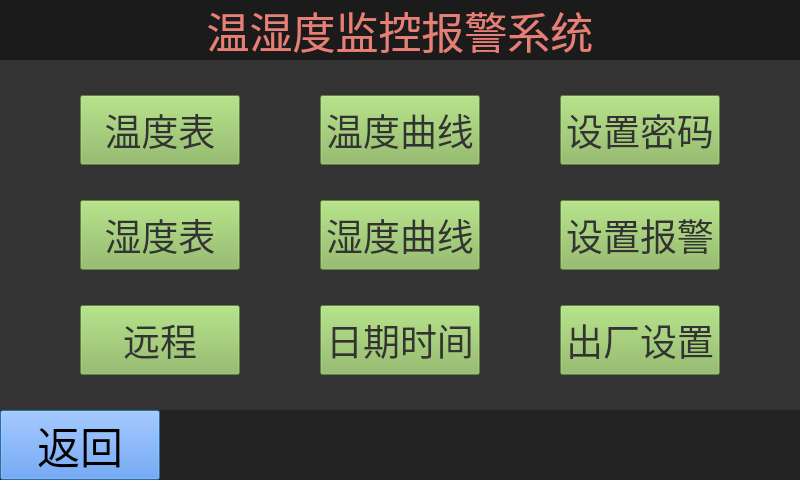
<?xml version="1.0" encoding="UTF-8"?>
<ui version="4.0">
 <class>MenuPage</class>
 <widget class="QDialog" name="MenuPage">
  <property name="geometry">
   <rect>
    <x>0</x>
    <y>0</y>
    <width>800</width>
    <height>480</height>
   </rect>
  </property>
  <property name="windowTitle">
   <string>Dialog</string>
  </property>
  <property name="styleSheet">
   <string notr="true">background-color: rgb(51, 51, 51);</string>
  </property>
  <widget class="QPushButton" name="backPushButton">
   <property name="geometry">
    <rect>
     <x>0</x>
     <y>410</y>
     <width>160</width>
     <height>70</height>
    </rect>
   </property>
   <property name="font">
    <font>
     <family>Ubuntu</family>
     <pointsize>32</pointsize>
     <weight>50</weight>
     <italic>false</italic>
     <bold>false</bold>
    </font>
   </property>
   <property name="styleSheet">
    <string notr="true">background-color: rgb(77, 140, 245);
font: 32pt &quot;Ubuntu&quot;;
color: rgb(0, 0, 0);</string>
   </property>
   <property name="text">
    <string>返回</string>
   </property>
  </widget>
  <widget class="QPushButton" name="homePushButton">
   <property name="geometry">
    <rect>
     <x>320</x>
     <y>410</y>
     <width>160</width>
     <height>70</height>
    </rect>
   </property>
   <property name="font">
    <font>
     <family>Ubuntu</family>
     <pointsize>32</pointsize>
     <weight>50</weight>
     <italic>false</italic>
     <bold>false</bold>
    </font>
   </property>
   <property name="styleSheet">
    <string notr="true">background-color: rgb(77, 140, 245);
font: 32pt &quot;Ubuntu&quot;;
color: rgb(0, 0, 0);</string>
   </property>
   <property name="text">
    <string/>
   </property>
  </widget>
  <widget class="QPushButton" name="menuPushButton">
   <property name="geometry">
    <rect>
     <x>640</x>
     <y>410</y>
     <width>160</width>
     <height>70</height>
    </rect>
   </property>
   <property name="font">
    <font>
     <family>Ubuntu</family>
     <pointsize>32</pointsize>
     <weight>50</weight>
     <italic>false</italic>
     <bold>false</bold>
    </font>
   </property>
   <property name="styleSheet">
    <string notr="true">background-color: rgb(77, 140, 245);
font: 32pt &quot;Ubuntu&quot;;
color: rgb(0, 0, 0);</string>
   </property>
   <property name="text">
    <string/>
   </property>
  </widget>
  <widget class="QLabel" name="label_3">
   <property name="geometry">
    <rect>
     <x>0</x>
     <y>410</y>
     <width>800</width>
     <height>70</height>
    </rect>
   </property>
   <property name="font">
    <font>
     <pointsize>30</pointsize>
    </font>
   </property>
   <property name="styleSheet">
    <string notr="true">color: rgb(211, 219, 43);
background-color: rgb(35, 35, 35);</string>
   </property>
   <property name="text">
    <string/>
   </property>
   <property name="alignment">
    <set>Qt::AlignCenter</set>
   </property>
  </widget>
  <widget class="QLabel" name="label">
   <property name="geometry">
    <rect>
     <x>0</x>
     <y>0</y>
     <width>800</width>
     <height>60</height>
    </rect>
   </property>
   <property name="font">
    <font>
     <family>Ubuntu</family>
     <pointsize>32</pointsize>
     <weight>50</weight>
     <italic>false</italic>
     <bold>false</bold>
    </font>
   </property>
   <property name="styleSheet">
    <string notr="true">background-color: rgb(27, 27, 27);
font: 32pt &quot;Ubuntu&quot;;
color: rgb(230, 127, 118);</string>
   </property>
   <property name="text">
    <string>温湿度监控报警系统</string>
   </property>
   <property name="alignment">
    <set>Qt::AlignCenter</set>
   </property>
  </widget>
  <widget class="QPushButton" name="setPasswdPushButton">
   <property name="geometry">
    <rect>
     <x>560</x>
     <y>95</y>
     <width>160</width>
     <height>70</height>
    </rect>
   </property>
   <property name="font">
    <font>
     <family>Ubuntu</family>
     <pointsize>28</pointsize>
     <weight>50</weight>
     <italic>false</italic>
     <bold>false</bold>
    </font>
   </property>
   <property name="styleSheet">
    <string notr="true">font: 28pt &quot;Ubuntu&quot;;
color: rgb(51, 51, 51);
background-color: rgb(134, 182, 87);</string>
   </property>
   <property name="text">
    <string>设置密码</string>
   </property>
  </widget>
  <widget class="QPushButton" name="resetPushButton">
   <property name="geometry">
    <rect>
     <x>560</x>
     <y>305</y>
     <width>160</width>
     <height>70</height>
    </rect>
   </property>
   <property name="font">
    <font>
     <family>Ubuntu</family>
     <pointsize>28</pointsize>
     <weight>50</weight>
     <italic>false</italic>
     <bold>false</bold>
    </font>
   </property>
   <property name="styleSheet">
    <string notr="true">font: 28pt &quot;Ubuntu&quot;;
color: rgb(51, 51, 51);
background-color: rgb(134, 182, 87);</string>
   </property>
   <property name="text">
    <string>出厂设置</string>
   </property>
  </widget>
  <widget class="QPushButton" name="humiTablePushButton">
   <property name="geometry">
    <rect>
     <x>80</x>
     <y>200</y>
     <width>160</width>
     <height>70</height>
    </rect>
   </property>
   <property name="font">
    <font>
     <family>Ubuntu</family>
     <pointsize>28</pointsize>
     <weight>50</weight>
     <italic>false</italic>
     <bold>false</bold>
    </font>
   </property>
   <property name="styleSheet">
    <string notr="true">font: 28pt &quot;Ubuntu&quot;;
color: rgb(51, 51, 51);
background-color: rgb(134, 182, 87);</string>
   </property>
   <property name="text">
    <string>湿度表</string>
   </property>
  </widget>
  <widget class="QPushButton" name="remotePushButton">
   <property name="geometry">
    <rect>
     <x>80</x>
     <y>305</y>
     <width>160</width>
     <height>70</height>
    </rect>
   </property>
   <property name="font">
    <font>
     <family>Ubuntu</family>
     <pointsize>28</pointsize>
     <weight>50</weight>
     <italic>false</italic>
     <bold>false</bold>
    </font>
   </property>
   <property name="styleSheet">
    <string notr="true">font: 28pt &quot;Ubuntu&quot;;
color: rgb(51, 51, 51);
background-color: rgb(134, 182, 87);</string>
   </property>
   <property name="text">
    <string>远程</string>
   </property>
  </widget>
  <widget class="QPushButton" name="humiGraphPushButton">
   <property name="geometry">
    <rect>
     <x>320</x>
     <y>200</y>
     <width>160</width>
     <height>70</height>
    </rect>
   </property>
   <property name="font">
    <font>
     <family>Ubuntu</family>
     <pointsize>28</pointsize>
     <weight>50</weight>
     <italic>false</italic>
     <bold>false</bold>
    </font>
   </property>
   <property name="styleSheet">
    <string notr="true">font: 28pt &quot;Ubuntu&quot;;
color: rgb(51, 51, 51);
background-color: rgb(134, 182, 87);</string>
   </property>
   <property name="text">
    <string>湿度曲线</string>
   </property>
  </widget>
  <widget class="QPushButton" name="setAlarmPushButton">
   <property name="geometry">
    <rect>
     <x>560</x>
     <y>200</y>
     <width>160</width>
     <height>70</height>
    </rect>
   </property>
   <property name="font">
    <font>
     <family>Ubuntu</family>
     <pointsize>28</pointsize>
     <weight>50</weight>
     <italic>false</italic>
     <bold>false</bold>
    </font>
   </property>
   <property name="styleSheet">
    <string notr="true">font: 28pt &quot;Ubuntu&quot;;
color: rgb(51, 51, 51);
background-color: rgb(134, 182, 87);</string>
   </property>
   <property name="text">
    <string>设置报警</string>
   </property>
  </widget>
  <widget class="QPushButton" name="dateTimePushButton">
   <property name="geometry">
    <rect>
     <x>320</x>
     <y>305</y>
     <width>160</width>
     <height>70</height>
    </rect>
   </property>
   <property name="font">
    <font>
     <family>Ubuntu</family>
     <pointsize>28</pointsize>
     <weight>50</weight>
     <italic>false</italic>
     <bold>false</bold>
    </font>
   </property>
   <property name="styleSheet">
    <string notr="true">font: 28pt &quot;Ubuntu&quot;;
color: rgb(51, 51, 51);
background-color: rgb(134, 182, 87);</string>
   </property>
   <property name="text">
    <string>日期时间</string>
   </property>
  </widget>
  <widget class="QPushButton" name="tempGraphPushButton">
   <property name="geometry">
    <rect>
     <x>320</x>
     <y>95</y>
     <width>160</width>
     <height>70</height>
    </rect>
   </property>
   <property name="font">
    <font>
     <family>Ubuntu</family>
     <pointsize>28</pointsize>
     <weight>50</weight>
     <italic>false</italic>
     <bold>false</bold>
    </font>
   </property>
   <property name="styleSheet">
    <string notr="true">font: 28pt &quot;Ubuntu&quot;;
color: rgb(51, 51, 51);
background-color: rgb(134, 182, 87);</string>
   </property>
   <property name="text">
    <string>温度曲线</string>
   </property>
  </widget>
  <widget class="QPushButton" name="tempTablePushButton">
   <property name="geometry">
    <rect>
     <x>80</x>
     <y>95</y>
     <width>160</width>
     <height>70</height>
    </rect>
   </property>
   <property name="font">
    <font>
     <family>Ubuntu</family>
     <pointsize>28</pointsize>
     <weight>50</weight>
     <italic>false</italic>
     <bold>false</bold>
    </font>
   </property>
   <property name="styleSheet">
    <string notr="true">font: 28pt &quot;Ubuntu&quot;;
color: rgb(51, 51, 51);
background-color: rgb(134, 182, 87);</string>
   </property>
   <property name="text">
    <string>温度表</string>
   </property>
  </widget>
  <zorder>menuPushButton</zorder>
  <zorder>homePushButton</zorder>
  <zorder>label_3</zorder>
  <zorder>backPushButton</zorder>
  <zorder>label</zorder>
  <zorder>setPasswdPushButton</zorder>
  <zorder>resetPushButton</zorder>
  <zorder>humiTablePushButton</zorder>
  <zorder>remotePushButton</zorder>
  <zorder>humiGraphPushButton</zorder>
  <zorder>setAlarmPushButton</zorder>
  <zorder>dateTimePushButton</zorder>
  <zorder>tempGraphPushButton</zorder>
  <zorder>tempTablePushButton</zorder>
 </widget>
 <resources/>
 <connections/>
</ui>
